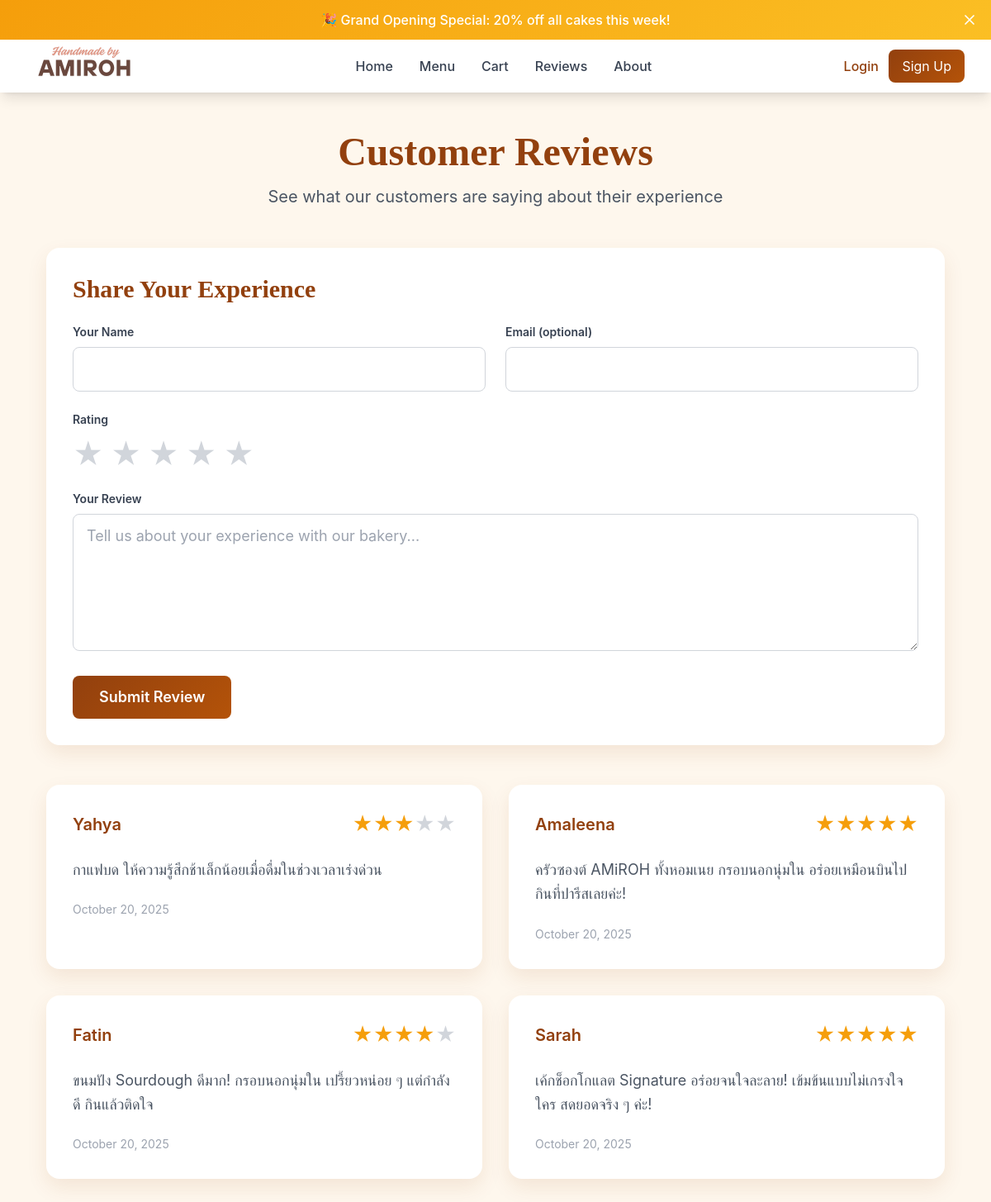
The app's page /reviews/ with its own data.
### bakery/models.py (models this page shows, shortened)
class Review(models.Model):
    name = models.CharField(max_length=100)
    email = models.EmailField(blank=True, null=True)
    rating = models.IntegerField(choices=[(i, i) for i in range(1, 6)]) # Rating 1 to 5
    comment = models.TextField(max_length=500)
    date = models.DateTimeField(auto_now_add=True)
    is_approved = models.BooleanField(default=False) # Admin must approve before showing
    class Meta:
        ordering = ['-date']

### bakery/views.py (the view)
# urls.py: path('reviews/', views.reviews_view, name='reviews'),
def reviews_view(request):
    approved_reviews = Review.objects.filter(is_approved=True).order_by('-date')
    return render(request, 'bakery/reviews.html', {'reviews': approved_reviews})

### bakery/templates/bakery/reviews.html (shortened to what this page needs)
{% extends "bakery/base.html" %}
{% load static %}
{% block content %}
<div class="max-w-6xl mx-auto px-4 sm:px-6 lg:px-8 py-12">
    <div class="text-center mb-12">
        <h1 class="text-5xl font-playfair font-bold text-bakery-brown mb-4">Customer Reviews</h1>
        <p class="text-xl text-gray-600">See what our customers are saying about their experience</p>
    </div>
    <div class="bg-white rounded-2xl shadow-bakery p-8 mb-12">
        <h2 class="text-3xl font-playfair font-semibold text-bakery-brown mb-6">Share Your Experience</h2>
        <form id="review-form" class="space-y-6">
            <div class="grid grid-cols-1 md:grid-cols-2 gap-6">
                <div><label for="review-name" class="block text-sm font-semibold text-gray-700 mb-2">Your Name</label> <input type="text" id="review-name" class="w-full px-4 py-3 border border-gray-300 rounded-lg focus:ring-2 focus:ring-bakery-brown focus:border-transparent text-lg" required>
                </div>
                <div><label for="review-email" class="block text-sm font-semibold text-gray-700 mb-2">Email (optional)</label> <input type="email" id="review-email" class="w-full px-4 py-3 border border-gray-300 rounded-lg focus:ring-2 focus:ring-bakery-brown focus:border-transparent text-lg">
                </div>
            </div>
            <div><label class="block text-sm font-semibold text-gray-700 mb-3">Rating</label>
                <div class="flex space-x-2" id="star-rating">
                    <button type="button" class="star text-4xl text-gray-300 hover:text-bakery-gold transition-colors" data-rating="1">★</button>
                    <button type="button" class="star text-4xl text-gray-300 hover:text-bakery-gold transition-colors" data-rating="2">★</button>
                    <button type="button" class="star text-4xl text-gray-300 hover:text-bakery-gold transition-colors" data-rating="3">★</button>
                    <button type="button" class="star text-4xl text-gray-300 hover:text-bakery-gold transition-colors" data-rating="4">★</button>
                    <button type="button" class="star text-4xl text-gray-300 hover:text-bakery-gold transition-colors" data-rating="5">★</button>
                </div>
            </div>
            <div><label for="review-comment" class="block text-sm font-semibold text-gray-700 mb-2">Your Review</label> <textarea id="review-comment" rows="5" class="w-full px-4 py-3 border border-gray-300 rounded-lg focus:ring-2 focus:ring-bakery-brown focus:border-transparent text-lg" placeholder="Tell us about your experience with our bakery..." required></textarea>
            </div>
            <button type="submit" class="btn-primary text-white px-8 py-3 rounded-lg font-semibold text-lg">
                <span id="review-btn-text">Submit Review</span>
            </button>
        </form>
    </div>
    <div id="reviews-container" class="grid grid-cols-1 md:grid-cols-2 gap-8">
        {% if reviews %}
            {% for review in reviews %}
                <div class="bg-white rounded-2xl shadow-bakery p-8">
                    <div class="flex items-center justify-between mb-6">
                        <h3 class="text-xl font-semibold text-bakery-brown">{{ review.name }}</h3>
                        <div class="flex">
                            {% for i in "12345" %}
                                <span class="{% if forloop.counter <= review.rating %}star-rating{% else %}text-gray-300{% endif %} text-2xl">★</span>
                            {% endfor %}
                        </div>
                    </div>
                    <p class="text-gray-600 mb-6 text-lg leading-relaxed">{{ review.comment }}</p>
                    <p class="text-sm text-gray-400">{{ review.date|date:"F j, Y" }}</p>
                </div>
            {% endfor %}
        {% endif %}
    </div>
</div>
{% endblock %}

### bakery/templates/bakery/base.html (shortened to what this page needs)
{% load static %}
<!doctype html>
<html lang="en">
 <head>
    <script src="https://cdn.tailwindcss.com"></script>
    <link rel="stylesheet" href="{% static 'bakery/css/style.css' %}">
 </head>
 <body class="bg-bakery-cream font-inter">
  <div id="promo-banner" class="promo-banner text-white py-3 px-4 text-center relative">
   <p class="font-medium" id="promo-text">🎉 Grand Opening Special: 20% off all cakes this week!</p>
   <button onclick="closePromoBanner()" class="absolute right-4 top-1/2 transform -translate-y-1/2 text-white hover:text-gray-200">
    <svg class="w-5 h-5" fill="none" stroke="currentColor" viewbox="0 0 24 24"><path stroke-linecap="round" stroke-linejoin="round" stroke-width="2" d="M6 18L18 6M6 6l12 12" />
    </svg>
   </button>
  </div>
  <nav class="bg-white shadow-lg sticky top-0 z-50">
   <div class="max-w-7xl mx-auto px-4 sm:px-6 lg:px-8">
    <div class="flex justify-between items-center h-16">
     <div class="flex items-center">
      <div class="flex items-center">
      <div class="flex-shrink-0">
        <a href="{% url 'bakery:home' %}" class="flex items-center">
            <img
                src="{% static 'bakery/img/AMiROH_logo.svg' %}"
                alt="AMiROH Bakery Logo"
                class="h-20 w-auto"
            >
        </a>
      </div>
     </div>
     </div>
     <div class="hidden md:block">
      <div class="ml-10 flex items-baseline space-x-8">
        <a href="{% url 'bakery:home' %}" class="nav-link text-gray-700 hover:text-bakery-brown font-medium">Home</a>
        <a href="{% url 'bakery:menu' %}" class="nav-link text-gray-700 hover:text-bakery-brown font-medium">Menu</a>
        <a href="{% url 'bakery:cart' %}" class="nav-link text-gray-700 hover:text-bakery-brown font-medium relative">
            Cart <span id="cart-badge" class="cart-badge hidden">0</span>
        </a>
        <a href="{% url 'bakery:reviews' %}" class="nav-link text-gray-700 hover:text-bakery-brown font-medium">Reviews</a>
        <a href="{% url 'bakery:about' %}" class="nav-link text-gray-700 hover:text-bakery-brown font-medium">About</a>
      </div>
     </div>
     <div class="hidden md:flex items-center space-x-4">
      <div id="auth-buttons">
        <button onclick="showModal('login')" class="text-bakery-brown hover:text-bakery-gold font-medium">Login</button>
        <button onclick="showModal('register')" class="btn-primary text-white px-4 py-2 rounded-lg ml-2">Sign Up</button>
      </div>
     </div>
    </div>
   </div>
  </nav>
  <main class="min-h-screen">
    <div id="page-content" class="page active">
        {% block content %}{% endblock %}
    </div>
  </main>
 </body>
</html>

### bakery/static/bakery/css/style.css (style rules this page uses)
body { box-sizing: border-box; }
.font-playfair { font-family: 'Playfair Display', serif; }
.font-inter { font-family: 'Inter', sans-serif; }
.bg-bakery-cream { background-color: #FEF7ED; }
.text-bakery-brown { color: #92400E; }
.shadow-bakery { box-shadow: 0 10px 25px rgba(146, 64, 14, 0.1); }
.page { opacity: 0; transition: opacity 0.3s ease-in-out; }
.page.active { opacity: 1; }
.btn-primary { background: linear-gradient(135deg, #92400E 0%, #B45309 100%); transition: all 0.3s ease; }
.nav-link { position: relative; transition: all 0.3s ease; }
.nav-link::after { content: ''; position: absolute; width: 0; height: 2px; bottom: -4px; left: 50%; background-color: #92400E; transition: all 0.3s ease; }
.star-rating { color: #F59E0B; cursor: pointer; transition: color 0.2s ease; }
.promo-banner { background: linear-gradient(135deg, #F59E0B 0%, #FBBF24 100%); animation: pulse 2s infinite; }

### records on screen
Review: name "Yahya", comment "กาแฟบด ให้ความรู้สึกช้าเล็กน้อยเมื่อดื่มในช่วงเวลาเร่งด่วน", date "October 20, 2025"
Review: name "Amaleena", comment "ครัวซองต์ AMiROH ทั้งหอมเนย กรอบนอกนุ่มใน อร่อยเหมือนบินไปกินที่ปารีสเลยค่ะ!", date "October 20, 2025"
Review: name "Fatin", comment "ขนมปัง Sourdough ดีมาก! กรอบนอกนุ่มใน เปรี้ยวหน่อย ๆ แต่กำลังดี กินแล้วติดใจ", date "October 20, 2025"
Review: name "Sarah", comment "เค้กช็อกโกแลต Signature อร่อยจนใจละลาย! เข้มข้นแบบไม่เกรงใจใคร สดยอดจริง ๆ ค่ะ!", date "October 20, 2025"
